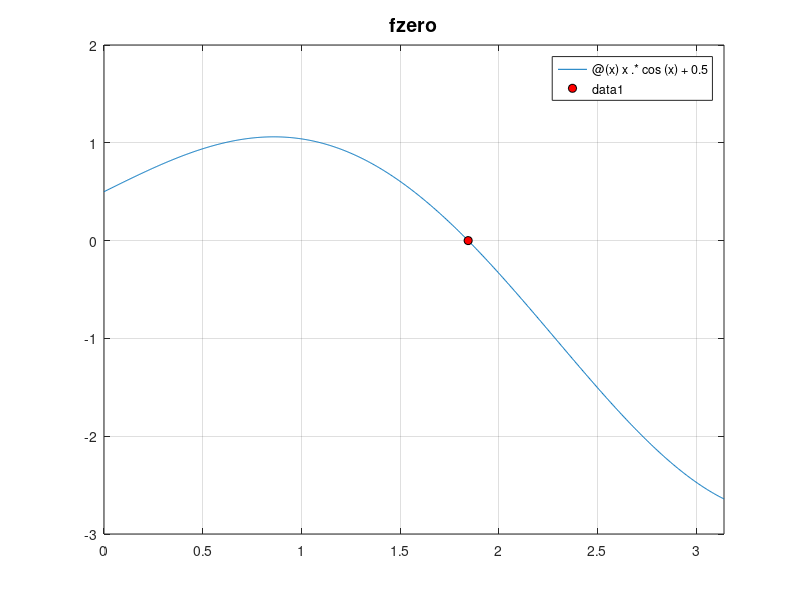
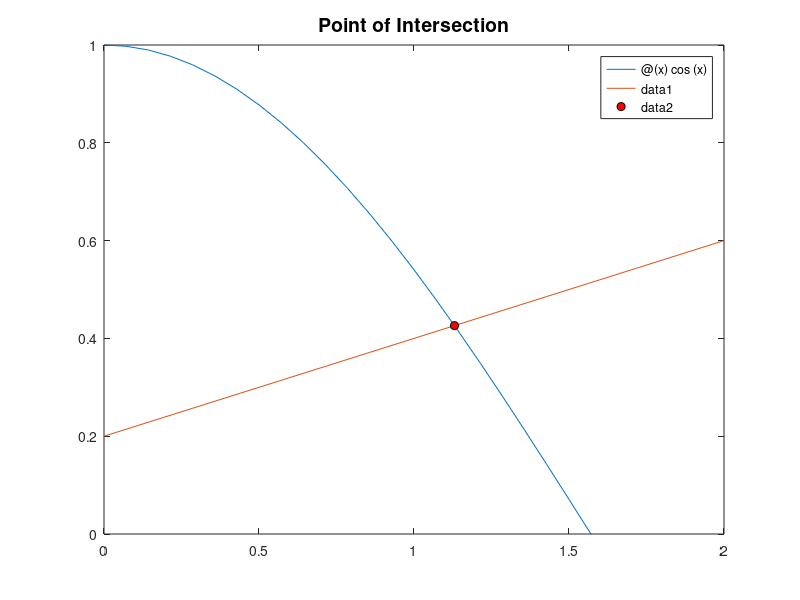
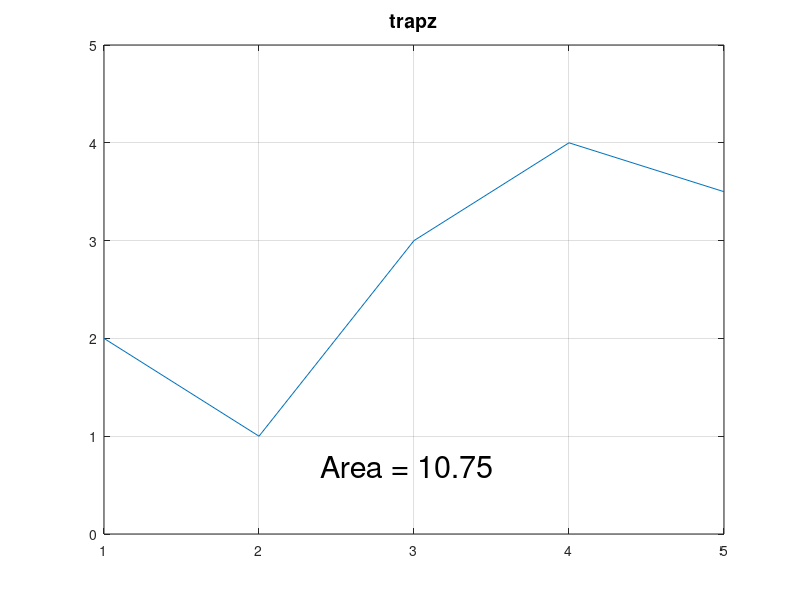
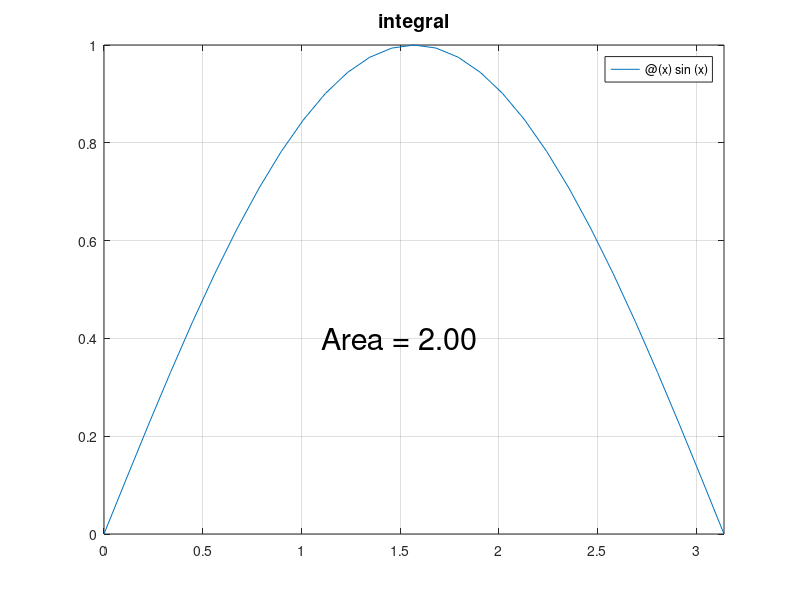

These charts were generated, in order, by the following MATLAB code:
% lab09demo.m                                                                              

close all;
clear;
format short;
format compact;

%% How to use fzero to find roots of a function?

% Example, find the root of y = x*cos(x) + 0.5 in the domain 0 <= x <= pi

p01demofig = figure;

% 1. Create an anonymous function
F = @(x) x.*cos(x) + 0.5;

% 2. Use fplot to visually inspect the curve over the given domain
fplot(F,[0,pi])

% 3. Find estimated x value near each desired root.  For example, such as 1.5
xn = 1.5;

% 4. Use fzero with estimated x value near a desired root
xr = fzero(F,xn); % fzero returns approximate root near xn

% 5. Plot xycoord of root to check that it is matches the expected root 
hold on;
plot(xr,F(xr),'o','MarkerFaceColor','r','MarkerEdgeColor','k');
title('fzero','FontSize', 14);
grid on;
box on;

clear F xn xr

% `

%% How to use fzero to calc points of intersection?

p02demofig = figure;

% Example given y = cos(x) and y = 0.2*(x+1);

% Find intersection the two above functions in domain such that 0 <= x <= 2

% 1. Create anonymous function for each function
F = @(x) cos(x);
G = @(x) 0.2*(x + 1);

% 2. Use fplot to visually inspect the functions over the given domain
hold on;
fplot(F,[0,2]);
axis([0,pi,0,1]);
fplot(G,[0,2]);
axis([0,2,0,1]);

% 3. Find estimated x value near a desired intersection, such as 1.0

xn = 1.0;

% 4. Create anonymous of function of intersection, i.e. where F(x) - G(x) = 0;
% i.e. y = F(x) - G(x);

H = @(x) F(x) - G(x);

% 5. Use fzero with estimated x value near a point of intersection
xr = fzero(H,xn); % fzero returns approximate root (i.e. point of intersection)

% 6. Plot xycoord to check that it is matches the expected point of intersection
plot(xr,F(xr),'o','MarkerFaceColor','r','MarkerEdgeColor','k');
title('Point of Intersection','FontSize', 14);
box on;

% Repeat these steps if you have more than one point of intersection

clear F G xn H xr 

% `

%% How to calc integral (area under curve) 

% Two cmds for calculating integral
% 1. trapz -use when working with raw data
% 2. integral -use when working with anonymous function F over bounds

% 1. How to calc integral of raw data using trapz 

p03demofig = figure;

% Given raw xy data
x = 1:5;
y = [ 2 1 3 4 3.5 ];

plot(x,y);
axis([min(x)-1,max(x)+1,min(y)-1,max(y+1)]);

% Use raw xy data as input parameters to trapz cmd

area = trapz(x,y); % trapz returns integral under given xy data

text(2.4,0.7,['Area = ' num2str(area,'%0.2f') ], 'FontSize',22);
axis([1,5,0 5]);
title('trapz','FontSize', 14);

grid on; % set grid on
box on;

clear x y area;

% `

% 2. How to calc integral of anonymous function, F over bounds of 0,pi

p04demofig = figure;

F = @(x) sin(x);
a = 0;
b = pi;
area = integral(F,a,b); % integral returns area under between a,b
%               | | |
%               | | upper bounds
%               | lower bounds
%               anonymous function F
fplot(F,[0,pi]);
text(1.1,0.4,['Area = ' num2str(area,'%0.2f') ], 'FontSize',22);
title('integral','FontSize', 14);
grid on;
box on;

clear F area a b

% `
%% How to use fminbnd to calc minima and maxima?

p05demofig = figure;

% Given function, y = sin(x).*(x-2) + 1.5 in domain such that 0 <= x <= 4

% How to use fminbnd to calc minima of given function?

% 1. Create an anonymous function
F = @(x) sin(x).*(x-2) + 1.5;

% 2. Use fplot to visually inspect the functions over the given domain
fplot(F,[0,4]);
axis([0,4,0,2]);
hold on;

% 3. Find lower and upper boundary of a desired minima, a,b
% for example, a = 0 and b = 2

a = 0; % lower bounds of minima
b = 2; % upper bounds of minima
% 4. Use fminbnd with F and lower and upper bounds to calc coords of minima
[xmn,ymn] = fminbnd(F,a,b); % returns xycoords of a minima between a and b

% 5. Plot xycoord of minima to check that it matches desired minima
plot(xmn,ymn,'o','MarkerFaceColor','b','MarkerEdgeColor','k');


% How to use fminbnd to calc a maxima of given function?

% 1. Create anonymous function G that is negation of original function
G = @(x) -F(x);

% 2. Find lower and upper boundary of a desired maxima, a,b
% for example, a = 2 and b = 3
a = 2;
b = 3;

% 3. Use fminbnd with G and lower and upper bounds to calc coords of maxima
[xmx,ymx] = fminbnd(G,a,b); % returns xycoords of a maxima between a and b

% 4. Change sign of ymx such that ymx = -ymx
ymx = -ymx;

% 5. Plot xycoord of maxima to check that it matches the desired maxima
plot(xmx,ymx,'o','MarkerFaceColor','r','MarkerEdgeColor','k');
title('fminbnd','FontSize', 14);
grid on;
box on;

clear xmn ymn xmx ymx a b F G

% `
%% How to use ode45 to solve ordinary differential initial value problems

p06demofig = figure;

% Example

% Solve the following ODE (IVP) problem

% Given,
% y' = -y -3*x with y(0) = 1 for domain of x from 0 to 4

% Note: 
% y' is dy/dx which is a 1st order derivative
% In general, use ode45 to solve non-stiff 1st order ODEs
%
% Since 1st order ODEs are one line expressions it is common to use
% anonymous functions as shown

% 1. Create anonymous function of expression.
% Make sure dy/dx is on LHS, rearrange expression if needed

% NOTE:
% Anonymous function for dy/dx always has two input parameters
%     1 2   1st parameter is for horizontal, 2nd parameter is vertical
%     | |
F = @(x,y) -y - 3*x;

% 2. ode45 solver cmd returns the xy solution and takes 3 parameters
        
% Note
% MATLAB provide numerous ODE (IVP) solvers, ode45 is recommended for
% most non-stiff (gradually changing) solutions, it uses the Runge-Kutta
% numerical method.

[x,y] = ode45(F,[0 4],1);
%| |          |  |    |
%| |          |  |    1 is value at y(0), i.e. initial known value
%| |          |  domain (also referred to as tspan)
%| |          anonymous function
%x y solution

% 3. plot solution
hold on;
plot(x,y);

% 4. check that the xy solution matches the initial value 
plot(0,1,'o','MarkerFaceColor','r','MarkerEdgeColor','k')
title('ode45','FontSize', 14);
grid on;
box on;

clear F x y 